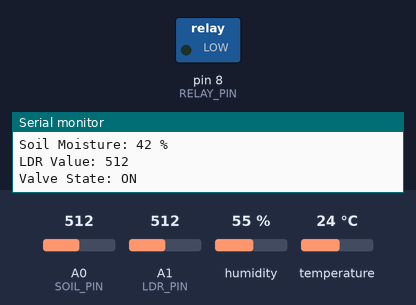
Bench run of a sketch on a simulated Arduino Uno, built with avr-gcc and run on an emulated ATmega328P. On the bench: switched loads named in the sketch (green lamp = pin HIGH), the last lines printed to the serial monitor. The inputs (shaded band) are chosen by the test bench; at power-on: A0 (SOIL_PIN) = 512, A1 (LDR_PIN) = 512, humidity 55 %, temperature 24 °C.

Above: at 2.9 s.
3.0 s: A0 (SOIL_PIN) set to 543
5.8 s: A0 (SOIL_PIN) set to 564
At 7.4 s:
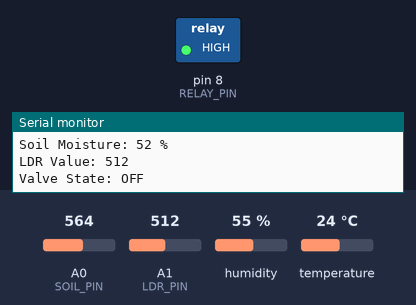
8.6 s: A1 (LDR_PIN) set to 108
14.8 s: A1 (LDR_PIN) set to 94
17.6 s: A0 (SOIL_PIN) set to 306
At 19.6 s:
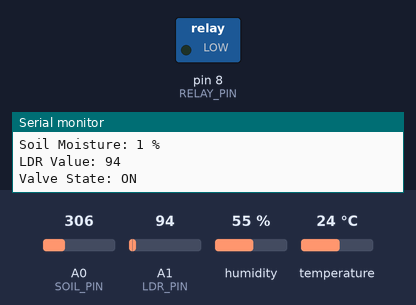
20.4 s: A0 (SOIL_PIN) set to 716
At 21.4 s:
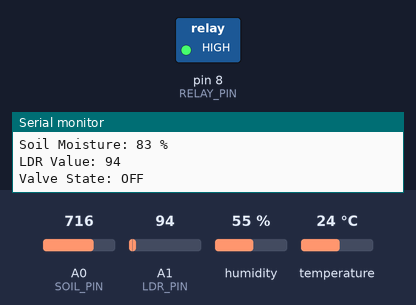
Timing chart, 0 to 23.4 s (numbered marks = the images above; inputs shaded):
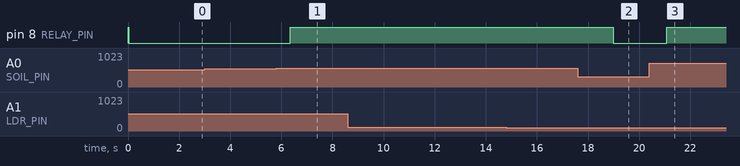

Measured:
- the behaviour switches between 549 and 550 on A0 (SOIL_PIN) (found by bisection; images 0 and 1)
- after the input at 5.8 s, pin 8 (RELAY_PIN): LOW → HIGH after 0.54 s
- after the input at 17.6 s, pin 8 (RELAY_PIN): HIGH → LOW after 1.4 s
- after the input at 20.4 s, pin 8 (RELAY_PIN): LOW → HIGH after 0.69 s

The sketch:

GROW_BENCH.INO
```cpp
#include <DHT.h>

#define DHTPIN 2
#define DHTTYPE DHT11

#define SOIL_PIN A0
#define LDR_PIN A1
#define RELAY_PIN 8

DHT dht(DHTPIN, DHTTYPE);

// Calibration values
const int DRY_SOIL = 300;
const int WET_SOIL = 800;
const int SOIL_THRESHOLD = 50; // % moisture threshold

void setup() {
  Serial.begin(9600);

  dht.begin();

  pinMode(RELAY_PIN, OUTPUT);

  // Active LOW relay
  digitalWrite(RELAY_PIN, HIGH);

  Serial.println("Smart Grow Bench Started");
}

void loop() {

  float temperature = dht.readTemperature();
  float humidity = dht.readHumidity();

  int soilRaw = analogRead(SOIL_PIN);
  int ldrValue = analogRead(LDR_PIN);

  int soilPercent = map(
    soilRaw,
    DRY_SOIL,
    WET_SOIL,
    0,
    100
  );

  soilPercent = constrain(soilPercent, 0, 100);

  bool irrigationRequired = soilPercent < SOIL_THRESHOLD;

  if (irrigationRequired) {
    digitalWrite(RELAY_PIN, LOW);   // Relay ON
  } else {
    digitalWrite(RELAY_PIN, HIGH);  // Relay OFF
  }

  Serial.println("--------------------------------");

  if (isnan(temperature) || isnan(humidity)) {
    Serial.println("DHT11 Read Failed");
  } else {
    Serial.print("Temperature: ");
    Serial.print(temperature);
    Serial.println(" C");

    Serial.print("Humidity: ");
    Serial.print(humidity);
    Serial.println(" %");
  }

  Serial.print("Soil Raw: ");
  Serial.println(soilRaw);

  Serial.print("Soil Moisture: ");
  Serial.print(soilPercent);
  Serial.println(" %");

  Serial.print("LDR Value: ");
  Serial.println(ldrValue);

  Serial.print("Valve State: ");

  if (irrigationRequired) {
    Serial.println("ON");
  } else {
    Serial.println("OFF");
  }

  delay(2000);
}
```
